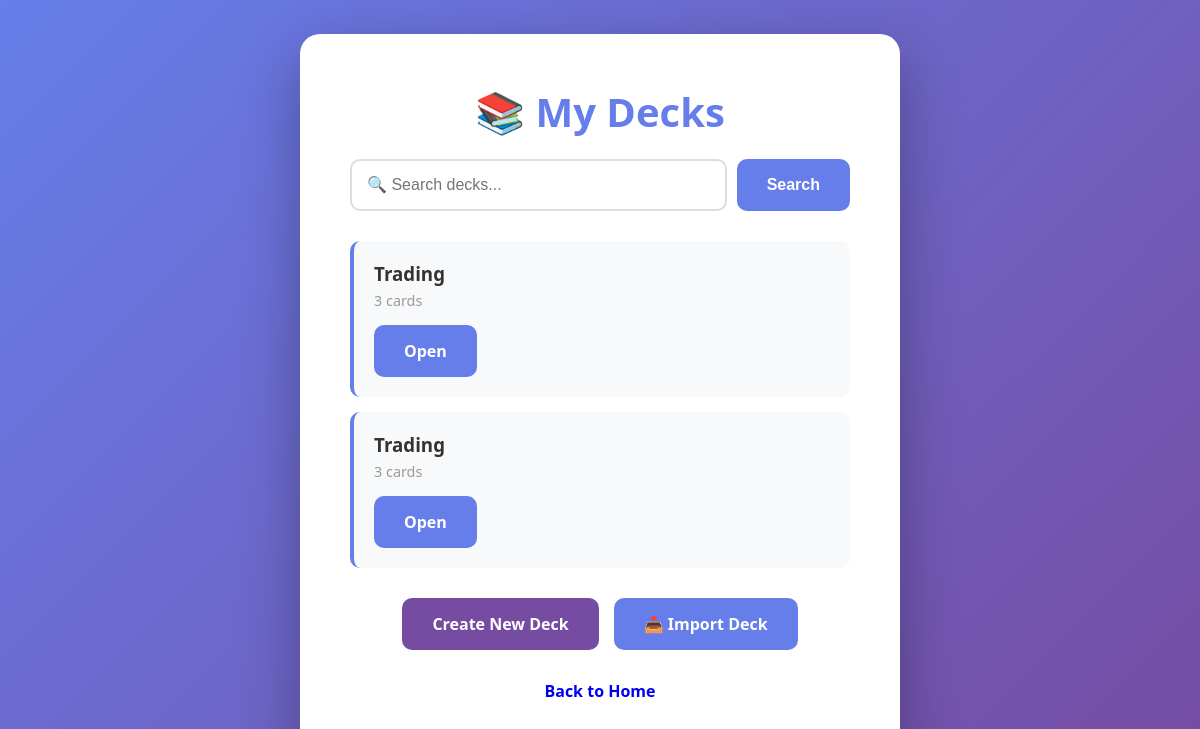
Before: /decks with the older database file.
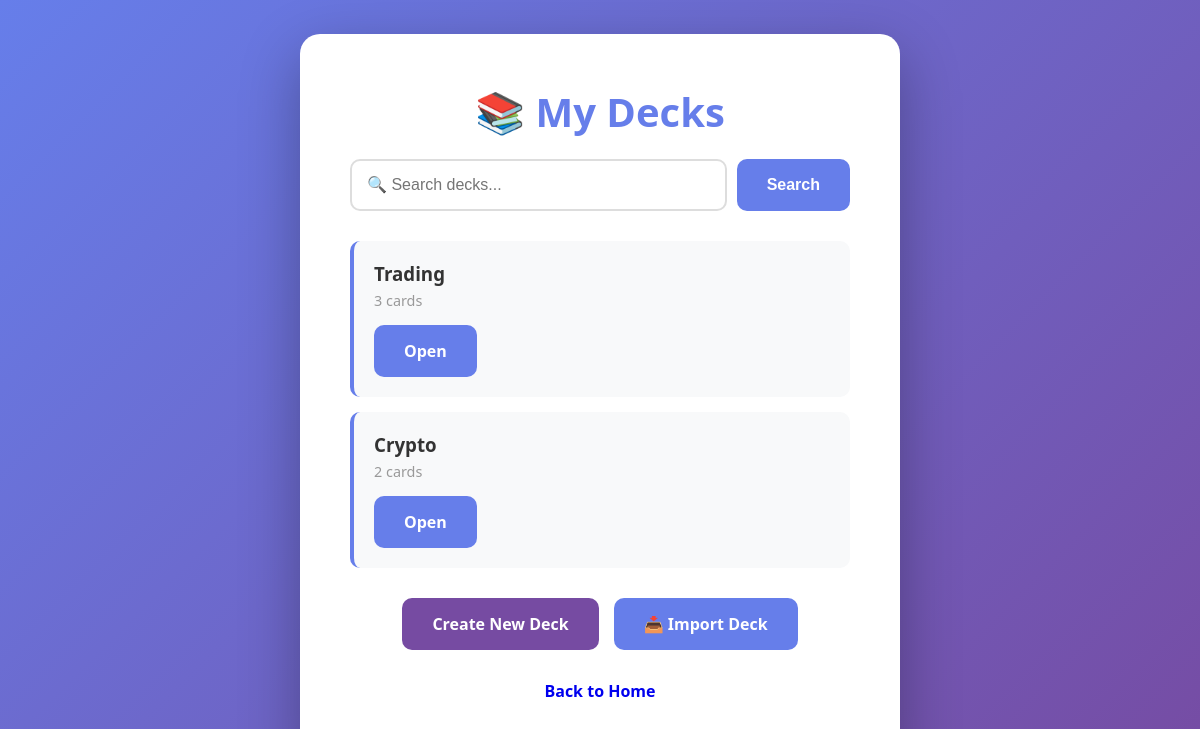
After: the same page with the newer database file.
### flashcard.py (models this page shows)
class Deck(db.Model):
    id = db.Column(db.Integer, primary_key=True)
    name = db.Column(db.String(100), nullable=False)
    cards = db.relationship('Card', backref='deck', lazy=True, cascade='all, delete-orphan')

### flashcard.py (the view)
@app.route('/decks')
def decks():
    search_query = request.args.get('search', '')
    if search_query:
        all_decks = Deck.query.filter(Deck.name.ilike(f'%{search_query}%')).all()
    else:
        all_decks = Deck.query.all()
    return render_template('decks.html', decks=all_decks, search_query=search_query)

### templates/decks.html (shortened to what this page needs)
<!DOCTYPE html>
<html lang="en">
<head>
    <link rel="stylesheet" href="{{ url_for('static', filename='style.css') }}">
</head>
<body>
    <div class="container">
        <h1>📚 My Decks</h1>
        <form method="GET" action="/decks" class="search-form">
            <input type="text" name="search" placeholder="🔍 Search decks..." value="{{ search_query }}" class="search-input">
            <button type="submit" class="btn btn-primary">Search</button>
        </form>
        {% if decks %}
            <div class="deck-list">
                {% for deck in decks %}
                <div class="deck-card">
                    <h3>{{ deck.name }}</h3>
                    <p>{{ deck.cards|length }} cards</p>
                    <a href="/deck/{{ deck.id }}" class="btn btn-primary">Open</a>
                </div>
                {% endfor %}
            </div>
        {% else %}
            {% if search_query %}
                <p>No decks found matching "{{ search_query }}"</p>
            {% else %}
                <p>No decks yet! Create your first one.</p>
            {% endif %}
        {% endif %}
        <div class="buttons">
            <a href="/create-deck" class="btn btn-secondary">Create New Deck</a>
            <a href="/import-deck" class="btn btn-primary">📥 Import Deck</a>
            <a href="/" class="btn">Back to Home</a>
        </div>
    </div>
</body>
</html>

Changed rows visible on the page:
changed Deck: name "Trading" → "Crypto"; cards|length "3" → "2"
